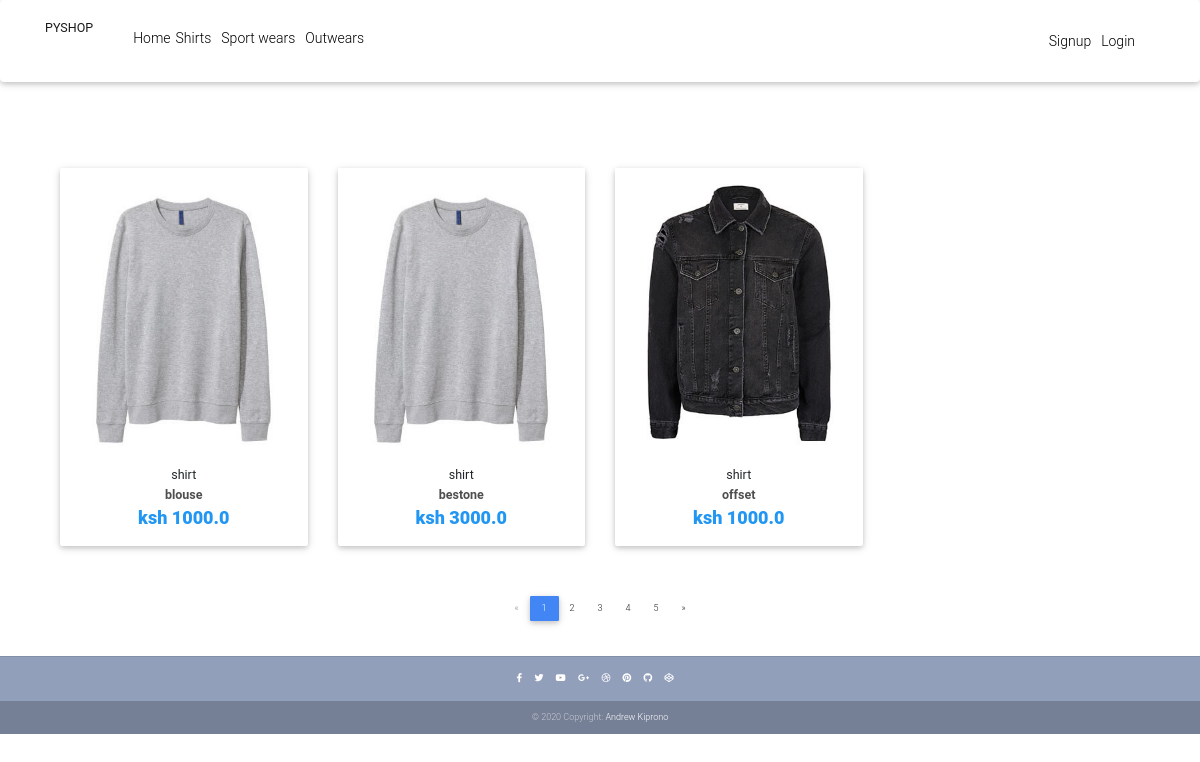
/shirt/, run on the app's committed database.
### pyshop/models.py (models this page shows, shortened)
class Product(models.Model):
    name=models.CharField(max_length=60)
    category=models.CharField(max_length=10,choices=CATEGORY)
    photo=models.ImageField(upload_to='images')
    price_is=models.FloatField()
    describtion=models.TextField()
    price_was=models.FloatField()
    slug=models.SlugField()

### pyshop/views.py (the view)
# urls.py: path('shirt/',views.shirt ,name='shirt'),
def shirt(request):
    products=Product.objects.filter(category='shirt')
    return render (request,'shirt.html',{'products':products})

### pyshop/templates/shirt.html (shortened to what this page needs)
{% extends 'base.html' %}
{% block content %}
<!DOCTYPE html>
<html lang="en">
{% load static %}
<head>
  <link rel="stylesheet" href="https://use.fontawesome.com/releases/v5.11.2/css/all.css">
  <link href=" {% static 'css/bootstrap.min.css' %} " rel="stylesheet">
  <link href=" {% static 'css/mdb.min.css' %} " rel="stylesheet">
  <link href=" {% static 'css/style.min.css' %} " rel="stylesheet">
</head>
<body>
  <main>
    <br>
    <br>
    <br>
    <br><br>
    <div class="container">
      <section class="text-center mb-4">
        <div class="row wow fadeIn">
          {% for p in products %}
          <div class="col-lg-3 col-md-6 mb-4">
            <div class="card">
              <div class="view overlay">
                <img src=" {{p.photo.url}} " class="card-img-top"
                  alt="">
              </div>
              <div class="card-body text-center">
                  <h5> {{p.category}} </h5>
                <h5>
                  <strong>
                    <a href=" {% url 'product' p.slug %} " class="dark-grey-text">{{p.name}}
                    </a>
                  </strong>
                </h5>
                <h4 class="font-weight-bold blue-text">
                  <strong> ksh {{p.price_is}} </strong>
                </h4>
              </div>
            </div>
          </div>
          {% endfor %}
        </div>
      </section>
      <nav class="d-flex justify-content-center wow fadeIn">
        <ul class="pagination pg-blue">
          <li class="page-item disabled">
            <a class="page-link" href="#" aria-label="Previous">
              <span aria-hidden="true">&laquo;</span>
            </a>
          </li>
          <li class="page-item active">
            <a class="page-link" href="#">1
            </a>
          </li>
          <li class="page-item">
            <a class="page-link" href="#">2</a>
          </li>
          <li class="page-item">
            <a class="page-link" href="#">3</a>
          </li>
          <li class="page-item">
            <a class="page-link" href="#">4</a>
          </li>
          <li class="page-item">
            <a class="page-link" href="#">5</a>
          </li>
          <li class="page-item">
            <a class="page-link" href="#" aria-label="Next">
              <span aria-hidden="true">&raquo;</span>
            </a>
          </li>
        </ul>
      </nav>
    </div>
  </main>
</body>
</html>
{% endblock content %}

### pyshop/templates/shirt.html (style rules this page uses)
html, body, header, .carousel { height: 60vh; }

### data on the page
Product: photo (picture), category "shirt", name "blouse", price_is "1000.0"
Product: photo (picture), category "shirt", name "bestone", price_is "3000.0"
Product: photo (picture), category "shirt", name "offset", price_is "1000.0"
